Frame 1 (no input): blank canvas, image omitted
Frame 60 (no input): blank canvas, image omitted
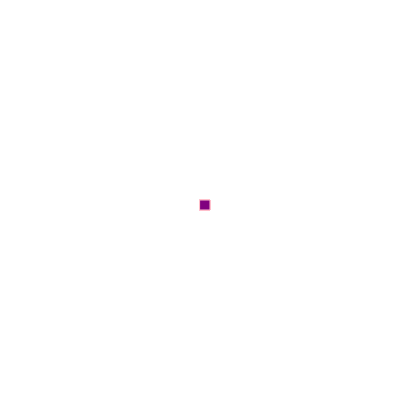
Frame 120 (the mouse pressed at the canvas centre since frame 60)

The p5.js sketch whose frames 1 and 60 were blank and that drew this single picture after the mouse press (run headless with seeded random() and noise() and a simulated clock; from frame 60 on, the mouse is pressed at the canvas centre):

// p5.js sketch
// ── sketch.js
function setup() {
  createCanvas(400, 400);  
 background("white");
}

function draw() {
  stroke("pink")
  fill("purple")
  
  if(mouseIsPressed){
  rect(mouseX,mouseY,10,10)}
}
